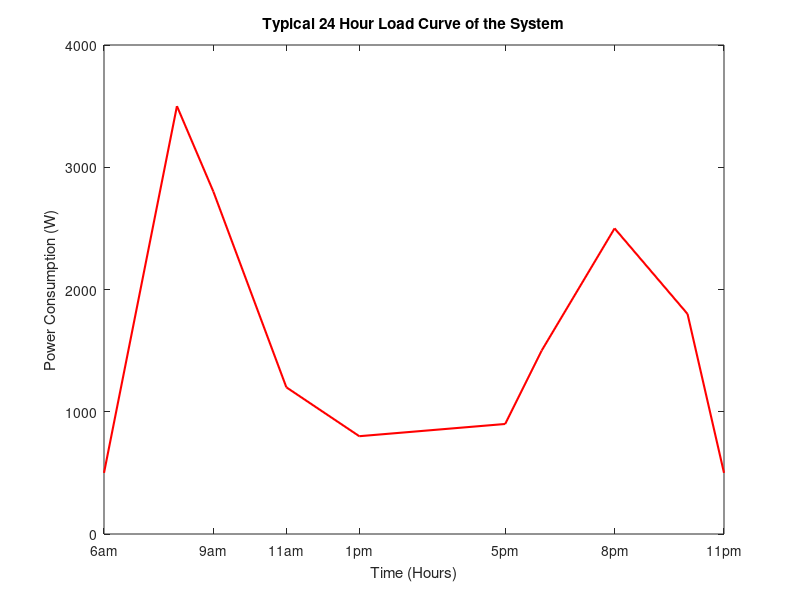
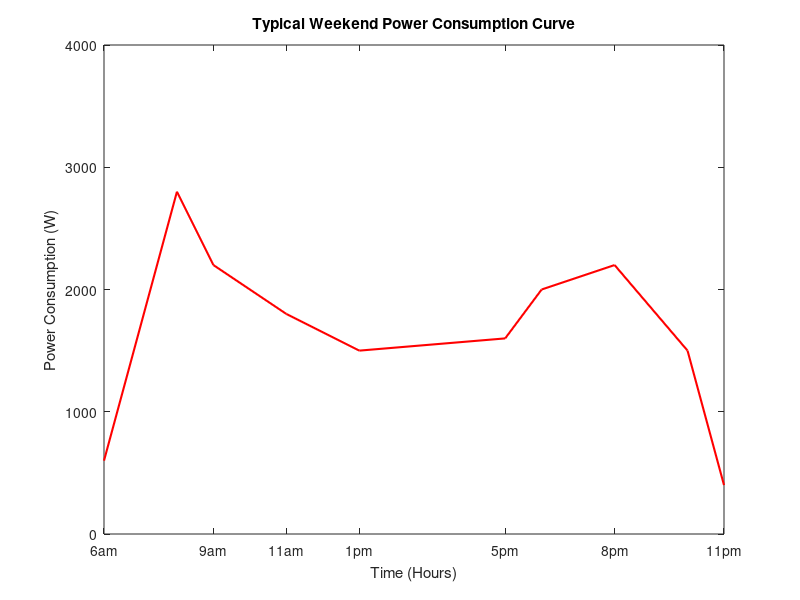
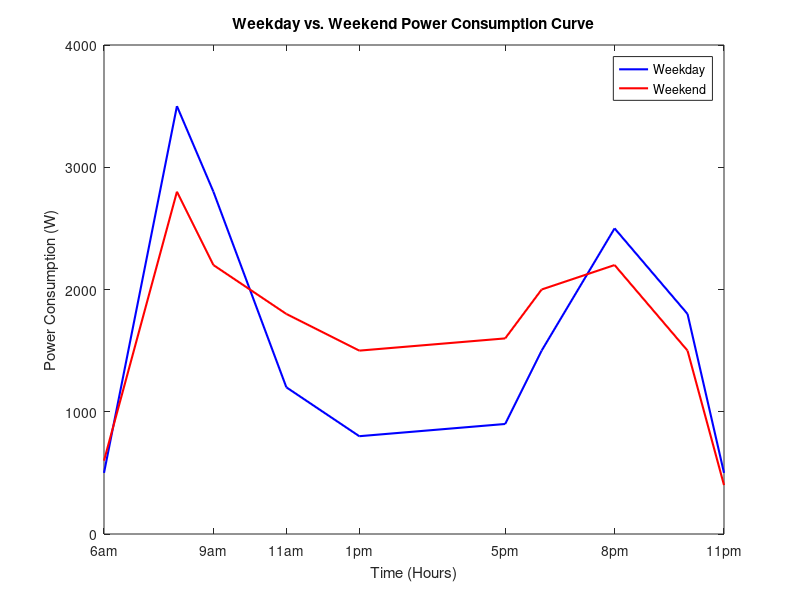

Reproduce these figures in MATLAB, in order.
% =========================================================
% Load Curve Plots - Enhancing Microgrid Efficiency Paper
% Figures 3, 4, and 5
% =========================================================

% Time axis (hours of the day)
time = [6, 8, 9, 11, 13, 17, 18, 20, 22, 23];

% -------------------------------------------------------
% Fig. 3 - Typical 24-Hour Load Curve
% -------------------------------------------------------
% Weekday load profile (W) - single representative day
weekday_load = [500, 3500, 2800, 1200, 800, 900, 1500, 2500, 1800, 500];

figure(1);
plot(time, weekday_load, 'r-', 'LineWidth', 1.5);
xlabel('Time (Hours)');
ylabel('Power Consumption (W)');
title('Typical 24 Hour Load Curve of the System');
xlim([6, 23]);
ylim([0, 4000]);
xticks([6, 9, 11, 13, 17, 20, 23]);
xticklabels({'6am', '9am', '11am', '1pm', '5pm', '8pm', '11pm'});
grid off;
set(gca, 'FontSize', 10);
set(gcf, 'Color', 'w');


% -------------------------------------------------------
% Fig. 4 - Typical Weekend Power Consumption Curve
% -------------------------------------------------------
% Weekend load profile tends to be more spread and moderate
weekend_load = [600, 2800, 2200, 1800, 1500, 1600, 2000, 2200, 1500, 400];

figure(2);
plot(time, weekend_load, 'r-', 'LineWidth', 1.5);
xlabel('Time (Hours)');
ylabel('Power Consumption (W)');
title('Typical Weekend Power Consumption Curve');
xlim([6, 23]);
ylim([0, 4000]);
xticks([6, 9, 11, 13, 17, 20, 23]);
xticklabels({'6am', '9am', '11am', '1pm', '5pm', '8pm', '11pm'});
grid off;
set(gca, 'FontSize', 10);
set(gcf, 'Color', 'w');


% -------------------------------------------------------
% Fig. 5 - Weekday vs Weekend Power Consumption Curve
% -------------------------------------------------------
figure(3);
plot(time, weekday_load, 'b-', 'LineWidth', 1.5); hold on;
plot(time, weekend_load, 'r-', 'LineWidth', 1.5);
xlabel('Time (Hours)');
ylabel('Power Consumption (W)');
title('Weekday vs. Weekend Power Consumption Curve');
legend('Weekday', 'Weekend', 'Location', 'northeast');
xlim([6, 23]);
ylim([0, 4000]);
xticks([6, 9, 11, 13, 17, 20, 23]);
xticklabels({'6am', '9am', '11am', '1pm', '5pm', '8pm', '11pm'});
grid off;
set(gca, 'FontSize', 10);
set(gcf, 'Color', 'w');
hold off;
